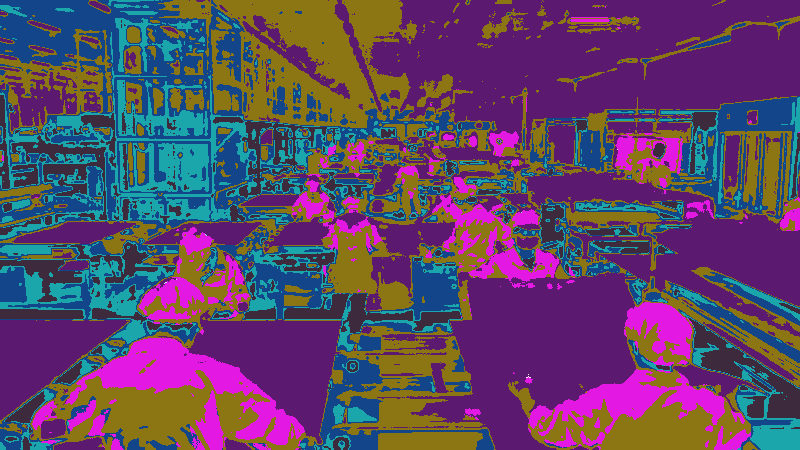
#> input picture segmentation1.png, 800 x 450 px
$ python ConComAnalysis.py
#> lines starting #> are read from the running program, lines starting #| are printed output that depends on the picture; after the words box and inside, x2 and y2 are one past the last pixel; in counts of white or black regions, pixels touching at a corner belong together
import cv2
from scipy import ndimage
from scipy.ndimage import label, generate_binary_structure
import numpy as np
from PIL import Image

# Load image and ensure RGB - just in case palettised
im = Image.open("segmentation1.png").convert("RGB")
#> im is the input picture: PIL image 800x450 RGB; mean R, G, B 94.9, 70.3, 104.1

# Make numpy array from image
npimage = np.array(im, dtype=np.uint8)

# Assume we were told to take pixel [17,483] as our seed
seed = npimage[17,483]
#> seed = [91, 26, 112]

# If we had been given a seed colour instead, e.g. red, we would do
# seed = np.array((255,0,0), dtype=np.uint8)

# Make greyscale mask image, generally black but white where same colour as seed
mask = (np.all((npimage==seed),axis=-1)*255).astype(np.uint8)
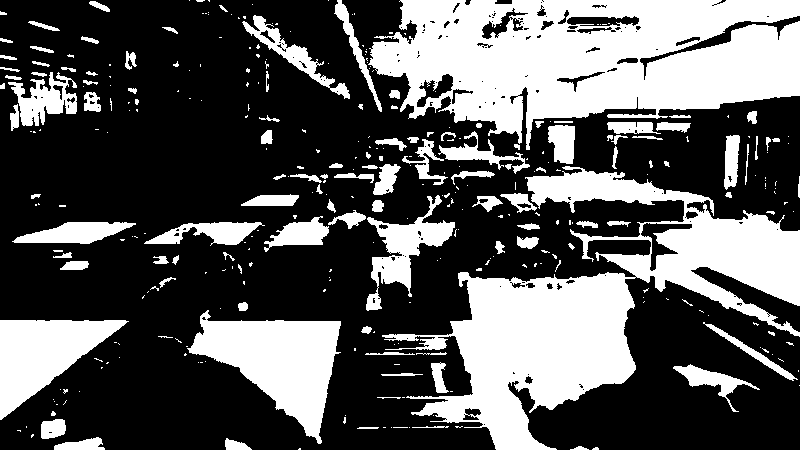
#> mask: shape (450, 800); 34.5% white; 344 white regions (228 under 20 px), largest, box (x1, y1, x2, y2) and area: (368, 0, 800, 150) 41808, (382, 166, 800, 450) 39016, (187, 310, 341, 444) 9896


# The default SE (structuring element) is for 4-connectedness, i.e. only pixels North, South, East and West of another are considered connected.
# Pixels in our wedge are 8-connected, i.e. N, NE, E, SE, S, SW, W, NW, so we need a corresponding SE
SE = generate_binary_structure(2,2)

# Now run a labelling, or "Connected Components Analysis"
# Each "blob" of connected pixels matching our seed will get assigned a unique number in the new image called "labeled"
labeled, nr_objects = ndimage.label(mask, structure=SE)
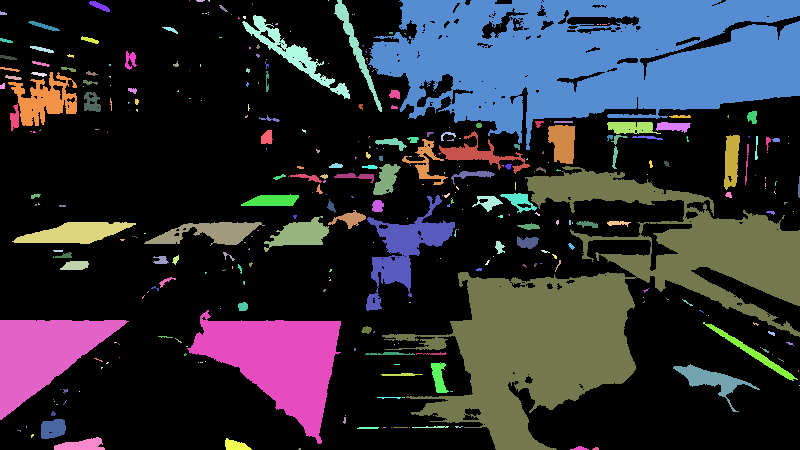
#> labeled: shape (450, 800) int32; 345 distinct labels, from 0 to 344; one colour per label, 0 black
#> nr_objects = 344

print('Num objects found: {}'.format(nr_objects))
#| Num objects found: 344

# Get label assigned to our blob, and its area
ourlabel = labeled[250,350]
#> ourlabel = 0
area     = np.bincount(labeled.flat)[ourlabel:ourlabel+1]
#> area = [235740]
print('Our blob got label: {} and has area: {}'.format(ourlabel,area))
#| Our blob got label: 0 and has area: [235740]

# Now print list of pixels in our blob
print(*np.argwhere(labeled==ourlabel))
#> (printed output is left out)
# [5 lines of commented-out code are left out]

$ run again, with segmentation2.jpg saved as segmentation1.png
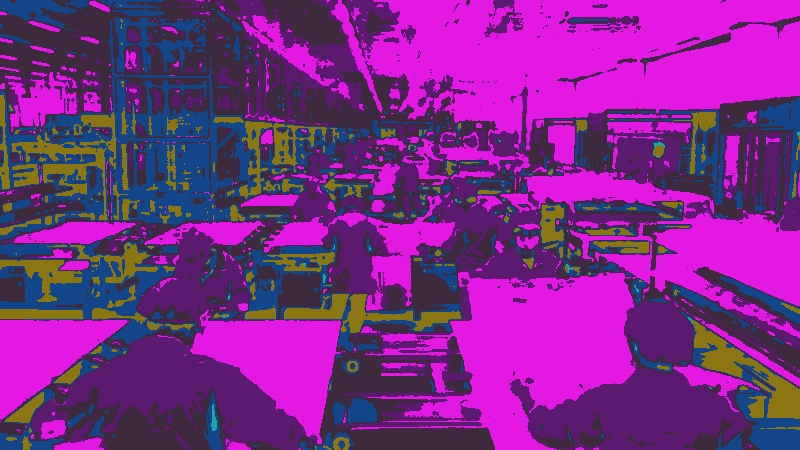
#> input picture segmentation2.jpg, 800 x 450 px
#> im is the input picture: PIL image 800x450 RGB; mean R, G, B 124.7, 41.3, 137.6
#> seed = [226, 25, 228]
#> `mask = (np.all((npimage==seed),axis=-1)*255).astype(np.uint8)`:
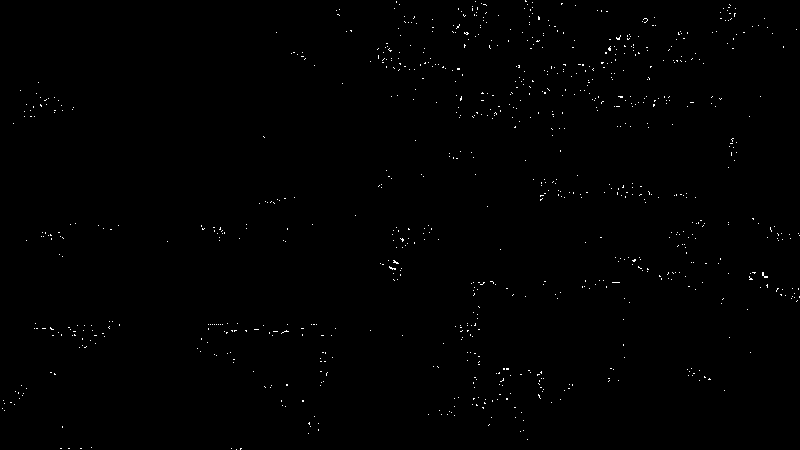
#> mask: shape (450, 800); 0.42% white in thin lines or dots
#> labeled: shape (450, 800) int32; 882 distinct labels, from 0 to 881
#> nr_objects = 881
#| Num objects found: 881
#> ourlabel = 0
#> area = [358477]
#| Our blob got label: 0 and has area: [358477]
#> (printed output is left out)
